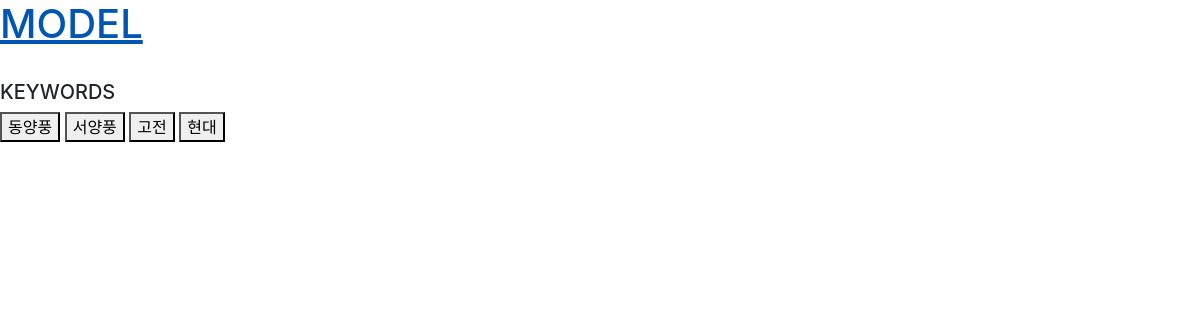
Before: /posts/model/ with the older database file.
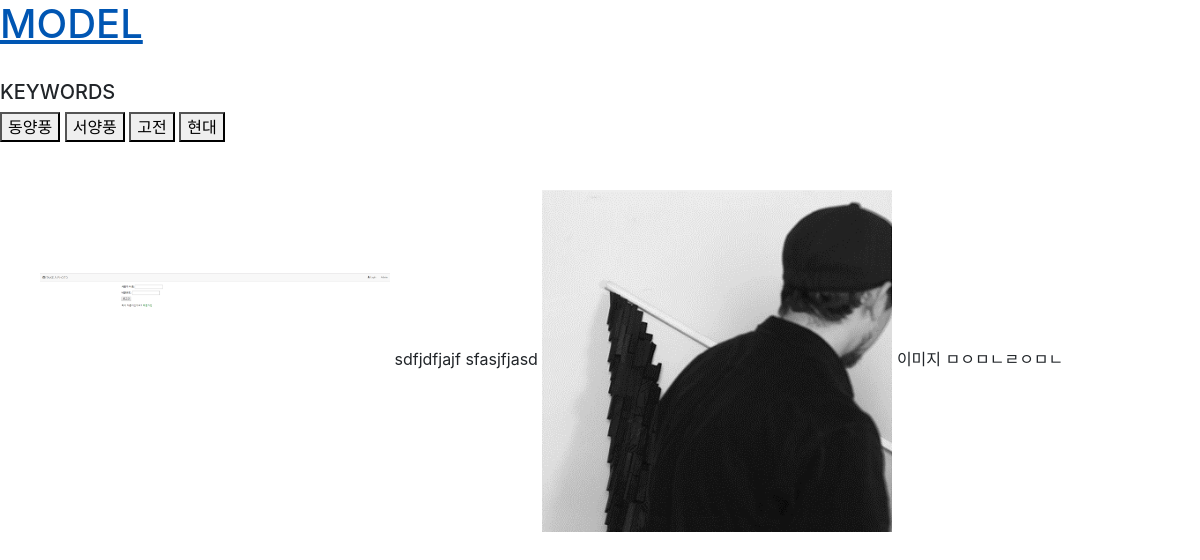
After: the same page with the newer database file.
### posts/models.py (models this page shows, shortened)
class Models(models.Model):
    title = models.CharField(max_length=20)
    text = models.TextField(default='', null=True, blank=True)
    image1 = models.ImageField(upload_to = 'images/')
    image2 = models.ImageField(upload_to = 'images/', default='', null=True, blank=True)
    image3 = models.ImageField(upload_to = 'images/', default='', null=True, blank=True)
    image4 = models.ImageField(upload_to = 'images/', default='', null=True, blank=True)
    image5 = models.ImageField(upload_to = 'images/', default='', null=True, blank=True)
    thumbnail = ImageSpecField(source='image1', processors=[ResizeToFill(120,80)], format='JPEG')
    GENDER_CHOICES = (
        ('여성', '여성'),
        ('남성', '남성'),
    )
    gender = models.CharField(max_length=2, choices=GENDER_CHOICES, null=True)
    CATEGORY_CHOICES = (
        ('동양풍', '동양풍'),
        ('서양풍', '서양풍'),
        ('고전', '고전'),
        ('현대', '현대'),
    )
    category = models.CharField(max_length=3, choices=CATEGORY_CHOICES, null=True)

### posts/views.py (the view)
# urls.py: path('model/', views.ModelsPageView.as_view(), name='model'),
class ModelsPageView(ListView):
    model = Models
    template_name = 'model/model.html'
    paginate_by = 4
    queryset = Models.objects.all()
    def get_queryset(self, *args, **kwargs) :
        if self.kwargs :
            return Models.objects.filter(category=self.kwargs['category']).order_by('-id')
        else :
            query = Models.objects.all().order_by('-id')
            return query

### posts/templates/model/model.html (shortened to what this page needs)
<head>
    <link rel="stylesheet" href="https://stackpath.bootstrapcdn.com/bootstrap/4.3.1/css/bootstrap.min.css">
</head>
<body>
    <a href="{% url 'model' %}"><h1> MODEL </h1></a>
    <br>
    <h5> KEYWORDS </h5>
    <a href="{% url 'filter_orient' %}"><button> 동양풍 </button></a>
    <a href="{% url 'filter_western' %}"><button> 서양풍 </button></a>
    <a href="{% url 'filter_classic' %}"><button> 고전 </button></a>
    <a href="{% url 'filter_modern' %}"><button> 현대 </button></a>
    <br>
    <br>
    <br>
    <ul>
        {% for post in object_list %}
            <a href="{% url 'model_detail' post.id %}"><img src="{{ post.thumbnail.url }}" width="350" alt = "{{ post.title }}"></a>
            {{ post.title }}
            {{ post.text|slice:":10" }}
        {% endfor %}
    </ul>
</body>

Changed rows visible on the page:
added Models: thumbnail (picture), title "sdfjdfjajf", text "sfasjfjasd"
added Models: thumbnail (picture), title "이미지", text "ㅁㅇㅁㄴㄹㅇㅁㄴ"
